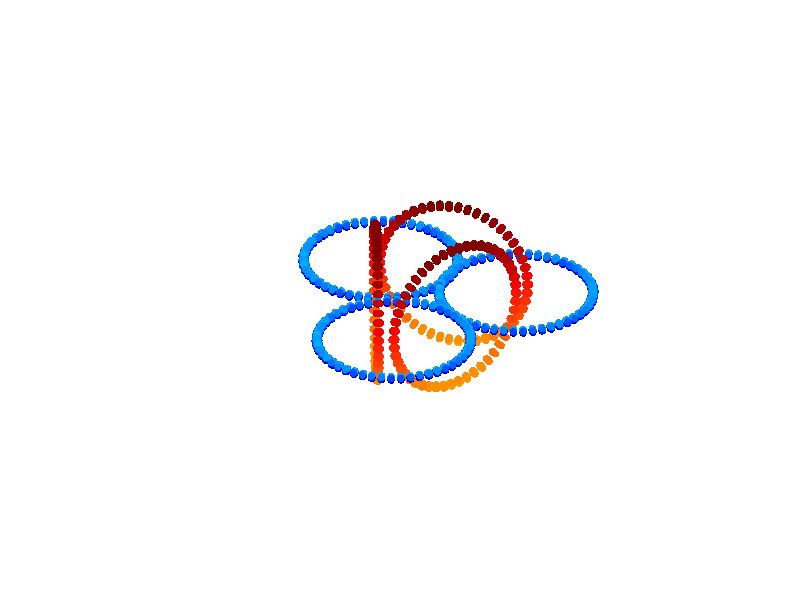

Source code (MATLAB):
R = 0.4;

t = 0:0.04*pi:2*pi
x1 = R*cos(t);
y1 = R*sin(t);
z1 = 0*t;

r = 0.01;
theta = 0:0.2*pi:2*pi;
ring_x = r*cos(theta');
ring_y = r*sin(theta');

basic_ring = [ring_x,ring_y,zeros(length(theta),1)];

   
Points1 = [];

for i = 1:length(t)
    
    alpha_x = -sin(t(i));
    alpha_y = cos(t(i));
    alpha_z = 0;
    
    A = [alpha_x, alpha_y, alpha_z];
    B = [0,0,1];
    v = cross(A,B);
    s = sqrt(v(1)^2+v(2)^2+v(3)^2);
    v_x = [0, -v(3),v(2);
           v(3),0,-v(1);
           -v(2),v(1),0];
    
    c = A*B';
    RM = eye(3)+v_x + v_x*v_x*(1-c)/s^2;

%      Rx = [1,0,0;
%       0,cos(alpha_x),-sin(alpha_x);
%       0,sin(alpha_x),cos(alpha_x)];
%   
% Ry = [cos(alpha_y),0,sin(alpha_y);
%       0,1,0;
%       -sin(alpha_y),0,cos(alpha_y)];
%   
% Rz = [cos(alpha_z),-sin(alpha_z),0;
%       sin(alpha_z),cos(alpha_z),0;
%       0,0,1];
%   
%   R = Rx*Ry*Rz;
    
    Points1 = [Points1;basic_ring*RM+[x1(i),y1(i),z1(i)]];

end





Points2 = Points1;
Points2(:,1) = Points2(:,1)+0.8;

Points3 = Points1;
Points3(:,1) = Points3(:,1)+0.45;
Points3(:,2) = Points3(:,2)+0.7;

%%
alpha_x = 0.5*pi;

Rx = [1,0,0;
      0,cos(alpha_x),-sin(alpha_x);
      0,sin(alpha_x),cos(alpha_x)];
  
  

Points4 = Points1*Rx;
Points4(:,1) = Points4(:,1)+0.45;

alpha_y = 0.5*pi;

Ry = [cos(alpha_y),0,sin(alpha_y);
      0,1,0;
      -sin(alpha_y),0,cos(alpha_y)];

alpha_z = -0.3*pi;

Rz = [cos(alpha_z),-sin(alpha_z),0;
      sin(alpha_z),cos(alpha_z),0;
      0,0,1];

Points5 = Points4*Rz;
Points5(:,1) = Points5(:,1)-0.1;


alpha_z = 0.3*pi;

Rz = [cos(alpha_z),-sin(alpha_z),0;
      sin(alpha_z),cos(alpha_z),0;
      0,0,1];

Points6 = Points4*Rz;

Points6(:,1) = Points6(:,1)+0.4;
Points6(:,2) = Points6(:,2)+0.72;

Points4(:,1) = Points4(:,1) -0.05;

%%
Points_A = [Points1;Points2;Points3]+0.7;
Points_B = [Points4;Points5;Points6]+0.7;


Points_Circle_A = Points_A;
Points_Circle_B = Points_B;


c_A = 0.2*(Points_A(:,3)-min(Points_A(:,3)))./(max(Points_A(:,3))-min(Points_A(:,3)));
c_B = 0.2*(Points_B(:,3)-min(Points_B(:,3)))./(max(Points_B(:,3))-min(Points_B(:,3)))+0.5;


figure()

scatter3(Points_A(:,1),Points_A(:,2),Points_A(:,3),30,c_A, 'filled')
hold on

scatter3(Points_B(:,1),Points_B(:,2),Points_B(:,3),30,c_B, 'filled')

colormap('jet')
axis equal
axis off

%%

Train_Circle_1_A = Points_A;
Train_Circle_1_B = Points_B;


dlmwrite('Train_Circle_1_A.txt', Train_Circle_1_A, 'delimiter',' ')
dlmwrite('Train_Circle_1_B.txt', Train_Circle_1_B, 'delimiter',' ')


